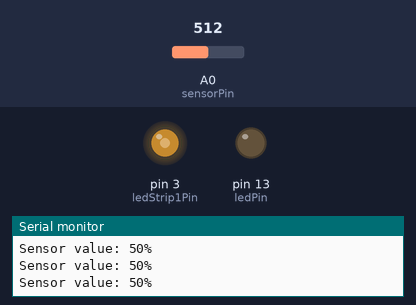
This sketch was run on a simulated Arduino Uno, built with avr-gcc and run on an emulated ATmega328P. Parts: output pins drawn as LEDs (lit = HIGH), the last lines printed to the serial monitor. The test bench sets the inputs (shaded band); at power-on: A0 (sensorPin) = 512.

Above: at 1.2 s.
1.3 s: A0 (sensorPin) set to 1001
At 2.1 s:
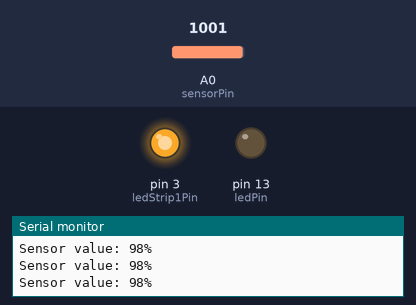
2.8 s: A0 (sensorPin) set to 1020
At 3.3 s:
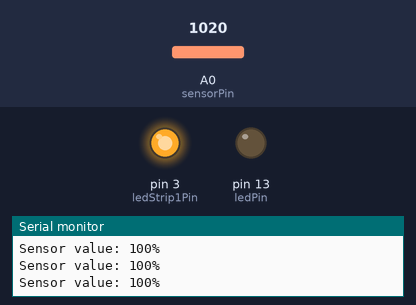
5.8 s: A0 (sensorPin) set to 716
At 6.6 s:
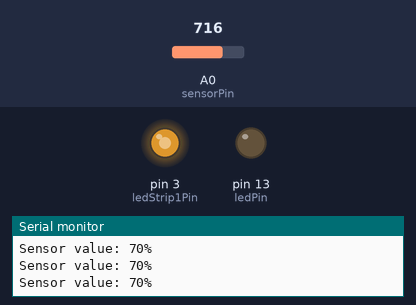
7.3 s: A0 (sensorPin) set to 122
At 7.8 s:
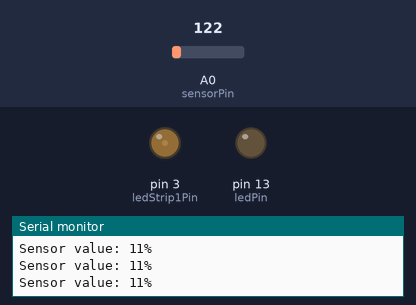
8.8 s: A0 (sensorPin) set to 97
At 10.2 s:
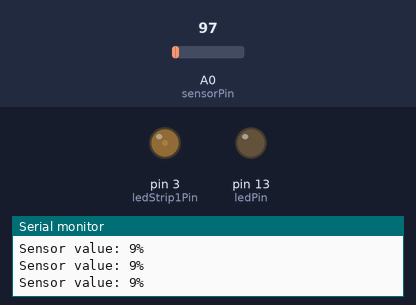
11.8 s: A0 (sensorPin) set to 0
At 12.3 s:
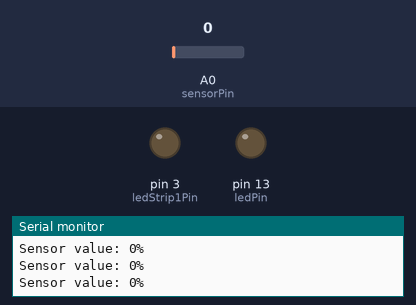
Timing chart, 0 to 14.3 s (numbered marks = the images above; inputs shaded):
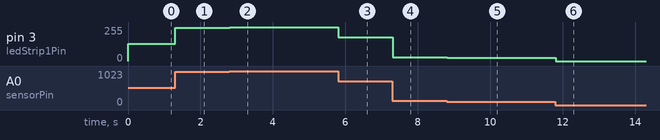

Measured:
- after the input at 1.3 s, pin 3 (ledStrip1Pin): 128/255 → 250/255 at once
- after the input at 2.8 s, pin 3 (ledStrip1Pin): 250/255 → 255/255 at once
- after the input at 5.8 s, pin 3 (ledStrip1Pin): 255/255 → 179/255 at once
- after the input at 7.3 s, pin 3 (ledStrip1Pin): 179/255 → 30/255 at once
- after the input at 8.8 s, pin 3 (ledStrip1Pin): 30/255 → 24/255 at once
- after the input at 11.8 s, pin 3 (ledStrip1Pin): 24/255 → 0/255 at once

The sketch:

room_controller.ino
```cpp
const int ledPin =  13;      // the number of the LED pin

const int sensorPin = A0; // select the input pin for the potentiometer
const int ledStrip1Pin = 3;
const int oneWirePin = 2;

void setup() {
  // initialize serial communication at 9600 bits per second:
  Serial.begin(9600);
  // initialize the LED pin as an output:
  pinMode(ledPin, OUTPUT);

  pinMode(sensorPin,INPUT);
  pinMode(ledStrip1Pin,OUTPUT); //scale of 0 - 255
}

void loop() {
  int sensorValue = analogRead(sensorPin)/4; //scale of 0 - 255
  unsigned int sensorValuePercent = (int) sensorValue/255.00*100.00;
  analogWrite(ledStrip1Pin, sensorValue);

  String string = "Sensor value: ";
  string += sensorValuePercent;
  string += "%";
  Serial.println(string);

  delay(10);
}
```
